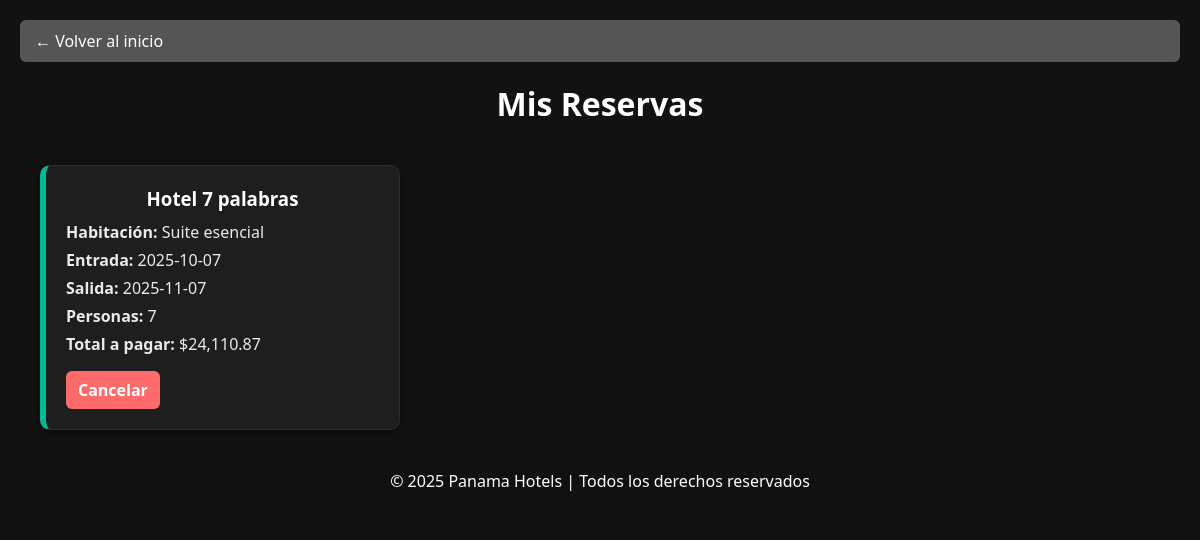
Page /public/reservas.php (signed in) on the committed database.
### tables this page shows
CREATE TABLE `reservas` (
  `id` int(11) NOT NULL,
  `usuario_id` int(11) NOT NULL,
  `hotel_id` int(11) NOT NULL,
  `habitacion_id` int(11) NOT NULL,
  `personas` int(11) NOT NULL,
  `total` decimal(10,2) DEFAULT NULL,
  `fecha_entrada` date NOT NULL,
  `fecha_salida` date NOT NULL,
  `created_at` timestamp NOT NULL DEFAULT current_timestamp()
);

CREATE TABLE `hoteles` (
  `id` int(11) NOT NULL,
  `nombre` varchar(100) NOT NULL,
  `descripcion` text DEFAULT NULL,
  `direccion` varchar(255) DEFAULT NULL,
  `categoria_id` int(11) DEFAULT NULL,
  `imagen` varchar(255) DEFAULT NULL,
  `aprobado` tinyint(1) NOT NULL DEFAULT 0,
  `creado_por` int(11) DEFAULT NULL,
  `provincia_id` int(11) DEFAULT NULL
);

CREATE TABLE `habitaciones` (
  `id` int(11) NOT NULL,
  `hotel_id` int(11) NOT NULL,
  `tipo` varchar(100) NOT NULL,
  `capacidad` int(11) NOT NULL
);

### clases/mod_db.php (called while the page is built, shortened)
<?php
class mod_db {
    private $conexion;
    public function __construct() {
        $host = "localhost";
        $db = "sistema_hoteles";
        $user = "root";
        $pass = "";
        $dsn = "mysql:host=$host;dbname=$db;charset=utf8";
        try {
            $this->conexion = new PDO($dsn, $user, $pass);
            $this->conexion->setAttribute(PDO::ATTR_ERRMODE, PDO::ERRMODE_EXCEPTION);
        } catch (PDOException $e) {
            die("Error de conexión: " . $e->getMessage());
        }
    }
    public function getConexion() {
        return $this->conexion;
    }
}
?>

### public/reservas.php (the view, shortened to what this page needs)
<?php
require_once '../clases/mod_db.php';
$db = new mod_db();
    ?>
    <?php
$usuario_id = $_SESSION['usuario_id'];
$sql = "SELECT r.id, h.nombre AS hotel, hab.tipo AS habitacion, r.fecha_entrada, r.fecha_salida, r.personas, r.total
        FROM reservas r
        JOIN hoteles h ON r.hotel_id = h.id
        JOIN habitaciones hab ON r.habitacion_id = hab.id
        WHERE r.usuario_id = :usuario_id";
$stmt = $db->getConexion()->prepare($sql);
$stmt->execute([':usuario_id' => $usuario_id]);
$reservas = $stmt->fetchAll(PDO::FETCH_ASSOC);
?>
<!DOCTYPE html>
<html lang="es">
<head>
    <link rel="stylesheet" href="../css/estilosGenerales.css">
</head>
<body>
<a href="../index/index.php" class="btn-volver">← Volver al inicio</a>
<div class="reserva-contenedor">
    <h1 class="titulo-reserva">Mis Reservas</h1>
    <?php if (empty($reservas)): ?>
        <p style="text-align:center; color: #bbb;">No tienes reservas registradas.</p>
    <?php else: ?>
        <div class="reservas-grid">
        <?php foreach ($reservas as $res): ?>
            <div class="reserva-card">
                <h3><?= htmlspecialchars($res['hotel']) ?></h3>
                <p><strong>Habitación:</strong> <?= htmlspecialchars($res['habitacion']) ?></p>
                <p><strong>Entrada:</strong> <?= $res['fecha_entrada'] ?></p>
                <p><strong>Salida:</strong> <?= $res['fecha_salida'] ?></p>
                <p><strong>Personas:</strong> <?= $res['personas'] ?></p>
                <p><strong>Total a pagar:</strong>
                    <?php if (!is_null($res['total'])): ?>
                        $<?= number_format((float)$res['total'], 2) ?>
                    <?php else: ?>
                        <span style="color:#ff6b6b;">No disponible</span>
                    <?php endif; ?>
                </p>
                <a href="reservas.php?cancelar=<?= $res['id'] ?>" class="btn-cancelar" onclick="return confirm('¿Cancelar esta reserva?')">Cancelar</a>
            </div>
        <?php endforeach; ?>
        </div>
    <?php endif; ?>
</div>
<?php include("../index/footer.php"); ?>
</body>
</html>

### css/estilosGenerales.css (style rules this page uses)
:root { --bg-dark: #121212; --bg-light: #1e1e1e; --accent: #00b894; --accent-hover: #009e7c; --text-light: #eaeaea; --text-muted: #bbbbbb; --border-dark: #2c2c2c; --error: #ff6b6b; }
* { margin: 0; padding: 0; box-sizing: border-box; font-family: 'Segoe UI', Tahoma, Geneva, Verdana, sans-serif; }
body { background-color: var(--bg-dark); color: var(--text-light); min-height: 100vh; padding: 20px; }
h1, h2, h3 { color: #ffffff; margin-bottom: 20px; text-align: center; }
a { color: var(--accent); text-decoration: none; }
.btn-volver { display: inline-block; margin-bottom: 20px; background-color: #555; color: white; padding: 10px 15px; border-radius: 6px; text-decoration: none; }
html, body { height: 100%; margin: 0; display: flex; flex-direction: column; }
.reservas-grid { display: grid; grid-template-columns: repeat(auto-fill, minmax(300px, 1fr)); gap: 20px; padding: 20px; }
.reserva-card { background-color: var(--bg-light); border: 1px solid var(--border-dark); border-left: 6px solid var(--accent); padding: 20px; border-radius: 10px; box-shadow: 0 4px 10px rgba(0,0,0,0.4); transition: transform 0.2s; }
.reserva-card h3 { color: #fff; margin-bottom: 10px; }
.reserva-card p { margin: 6px 0; color: var(--text-light); }
.btn-cancelar { display: inline-block; margin-top: 10px; background-color: var(--error); color: white; padding: 8px 12px; border-radius: 6px; text-decoration: none; font-weight: bold; }

### rows in the picture
reservas: hotel.nombre "Hotel 7 palabras", habitacion.tipo "Suite esencial", fecha_entrada "2025-10-07", fecha_salida "2025-11-07", personas "7", total "24,110.87"
